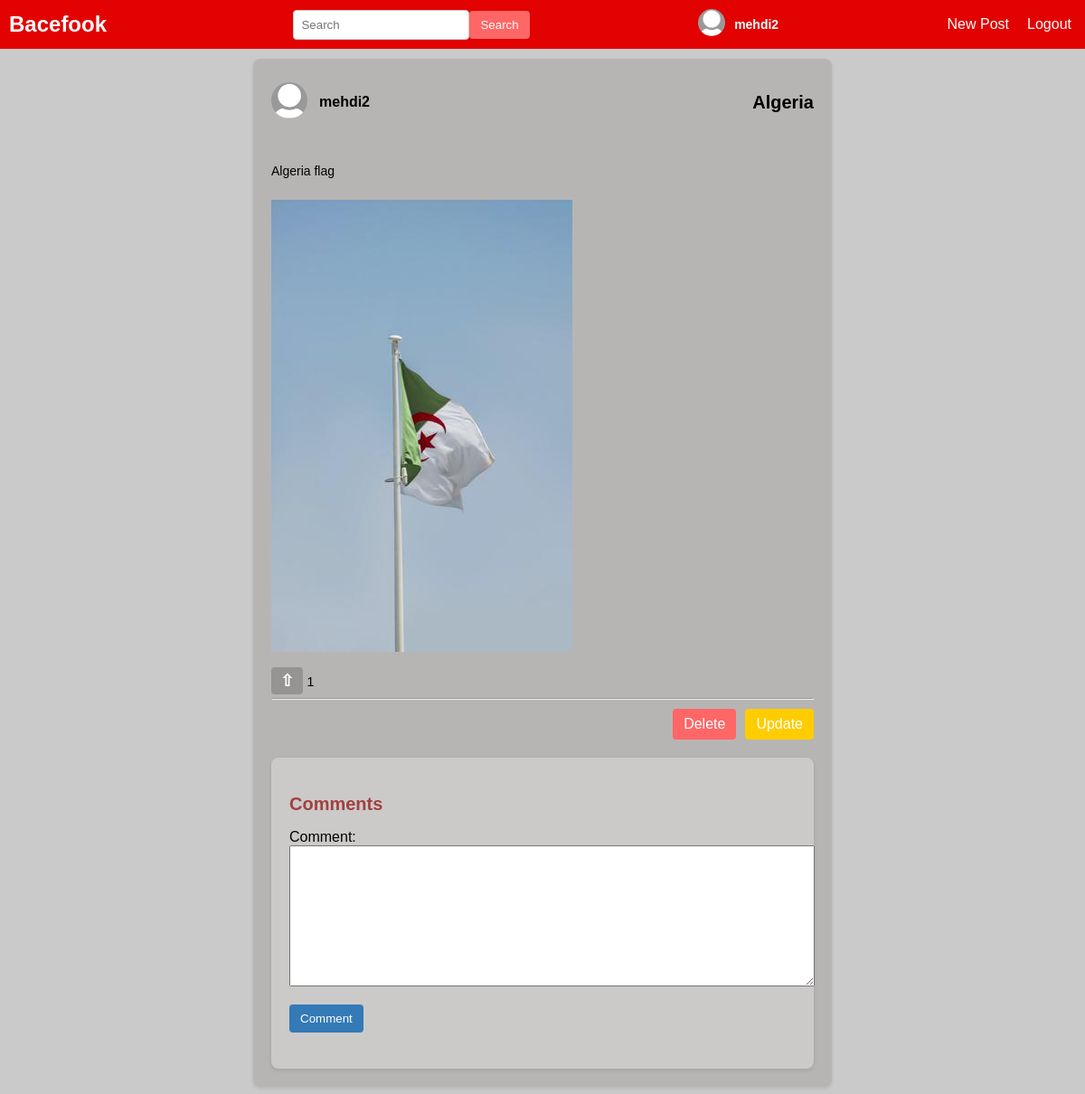
The page /post/2 (signed in) on the database as committed earlier.
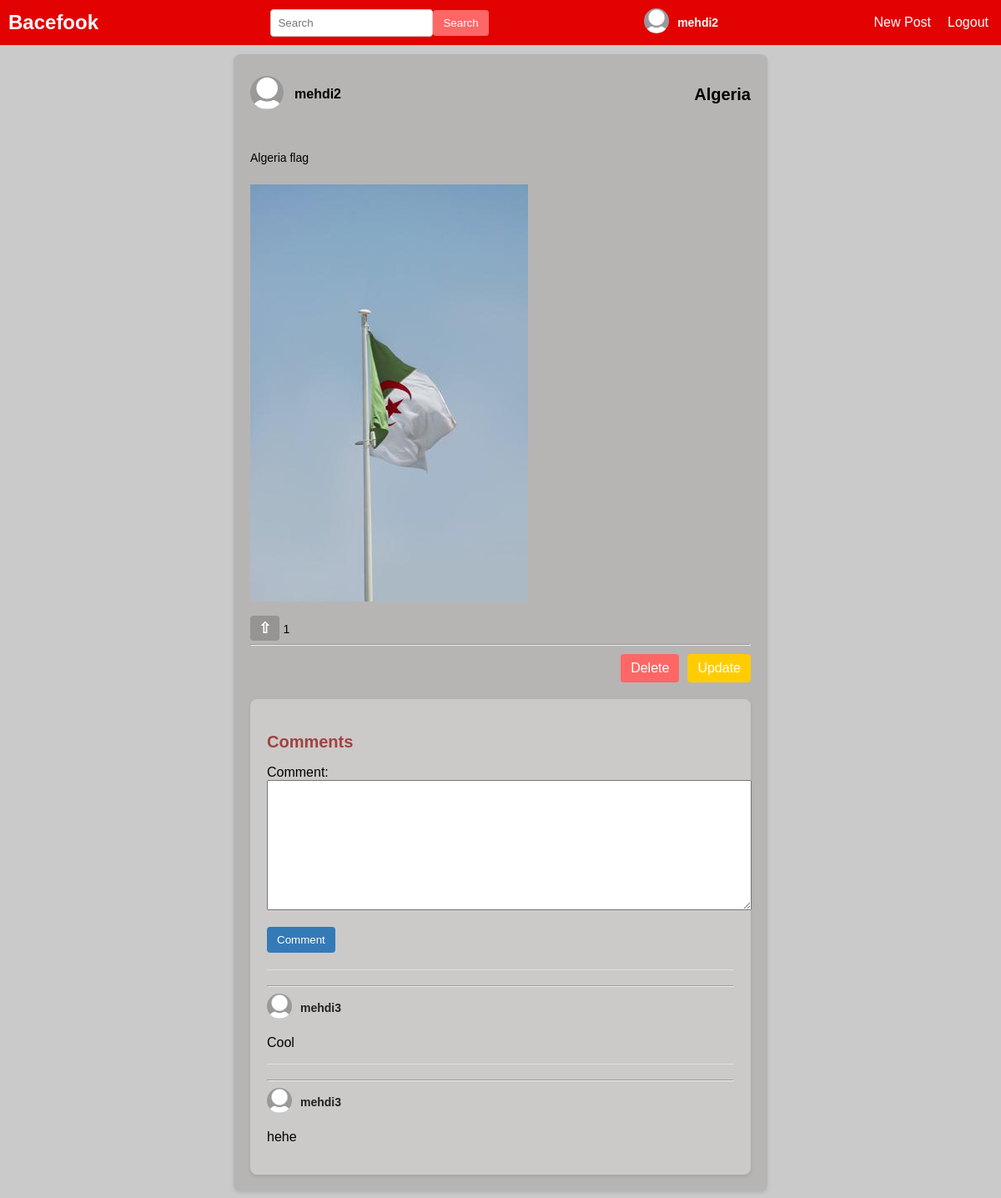
The same page on the database as committed later.
### blog/models.py (models this page shows, shortened)
class Comment(models.Model):
    related_post = models.ForeignKey(Post, on_delete=models.CASCADE , related_name='comments')
    author = models.ForeignKey(User, on_delete=models.CASCADE , related_name='comments')
    comment = models.CharField(max_length=5500)

### users/models.py (models this page shows, shortened)
class Profile(models.Model):
    user = models.OneToOneField(User , on_delete=models.CASCADE , related_name='profile')
    bio = models.CharField(max_length=850 , null=True , blank=True)
    pfp = models.ImageField(upload_to='profile-pictures' , default ='default.jpg' )

### blog/views.py (the view, shortened to what this page needs)
# urls.py: path('post/<int:pk>' , postDetail , name='post'),
@login_required
def postDetail(request , pk):
    post = Post.objects.get(id=pk)
    context = {'post':post , 'commentForm':CommentForm , 'comments':Comment.objects.filter(related_post=post)}
    return render(request , 'blog/post.html' , context)

### blog/templatetags/liked_template.py (called while the page is built)
@register.filter(name='liked')
def liked(post, user):
    return post.liked_by.filter(id=user.id).exists()

### blog/templates/blog/post.html (shortened to what this page needs)
{% extends "blog/base.html" %}
{% load liked_template %}
{% block content %}
    <div class="post-detail-container">
        <div class="post-detail-header">
            <a href="{% url 'profile' post.author.username %}" class="post-link" >
            <div class="post-detail-user-info">
                <div class="post-detail-profile-picture">
                    <img src="{{post.author.profile.pfp.url}}" alt="User Profile Picture">
                </div>
                <div class="post-detail-username">{{post.author.username}}</div>
            </div>
            </a>
            <h2 class="post-detail-title">  {{post.title}} </h2>
    </div>
        <div class="post-detail-content">
            <p class="post-detail-content">{{post.content|linebreaksbr}}</p>
            {% if post.image %}
            <img class="post-detail-image" src="{{post.image.url}}" alt="Post Image">
            {% endif %}
        </div>
        <br>
        {% if post|liked:request.user %}
        <a class="remove-upvote-button post-link" href="{% url 'delete-like' post.id %}" >⇧</a>
        <span class="upvote-count" >{{post.liked_by.count}}</span>
        {% else %}
        <a class="upvote-button post-link" href="{% url 'add-like' post.id %}" >⇧</a>
        <span class="upvote-count" >{{post.liked_by.count}}</span>
        {% endif %}
        <hr>
        <div class="post-detail-actions">
            {% if post.author == user %}
            <a class="post-detail-delete-button" href="{% url 'delete-post' post.id %}">Delete</a>
            <a class="post-detail-update-button" href="{% url 'update-post' post.id %}">Update</a>
            {% endif %}
        </div>
        <div class="comment-section">
            <h3>Comments</h3>
            <form method="POST" class="comment-form">
                {{ commentForm.as_p }}
                <button type="submit" class="comment-button">Comment</button>
            </form>
            <div class="comments">
                {% for comment in comments %}
                <div class="comment">
                    <hr>
                    <a href="{% url 'profile' comment.author.username %}" class="post-link" >
                    <div class="comment-user-info">
                        <div class="comment-profile-picture">
                            <img src="{{comment.author.profile.pfp.url}}" alt="Comment User Profile Picture">
                        </div>
                        <div class="comment-username">{{comment.author.username}}</div>
                    </div>
                    </a>
                    <p class="comment-content">{{comment.comment|linebreaks}}</p>
                </div>
                {% endfor %}
            </div>
        </div>
    </div>
{% endblock %}

Rows that differ between the two databases and show on the page:
added Comment: author.profile.pfp (placeholder picture), author.username "mehdi3", comment "Cool"
added Comment: author.profile.pfp (placeholder picture), author.username "mehdi3", comment "hehe"
